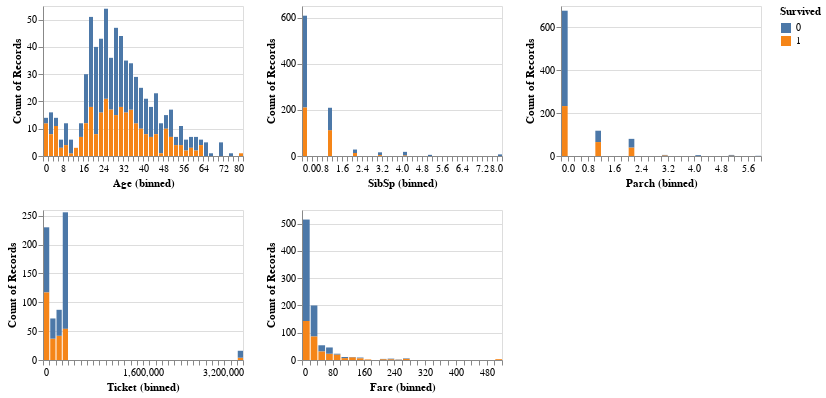

Notebook source saved alongside this figure:
### Markdown cell above
# EDA

### Code cell
alt.Chart(train_df).mark_bar().encode(
    alt.X(alt.repeat(), type='quantitative', bin=alt.Bin(maxbins=40)),
    y='count()',
    fill='Survived'
).properties(
    width=200,
    height=150
).repeat(
    ['Age', 'SibSp', 'Parch', 'Ticket', 'Fare'],
    columns=3
)

### Figure 1 — Vega-Lite specification as saved in the notebook (floating-point values rounded to 4 significant figures; data arrays with more than 128 entries replaced by an {"elided": "..."} marker saying what was removed)
{"$schema": "https://vega.github.io/schema/vega-lite/v4.8.1.json", "columns": 3, "config": {"view": {"continuousHeight": 300, "continuousWidth": 400}}, "datasets": {"data-50dd5c831177838333cb0cca1565a474": {"elided": "891 records"}}, "repeat": ["Age", "SibSp", "Parch", "Ticket", "Fare"], "spec": {"data": {"name": "data-50dd5c831177838333cb0cca1565a474"}, "encoding": {"fill": {"field": "Survived", "type": "nominal"}, "x": {"bin": {"maxbins": 40}, "field": {"repeat": "repeat"}, "type": "quantitative"}, "y": {"aggregate": "count", "type": "quantitative"}}, "height": 150, "mark": "bar", "width": 200}}
